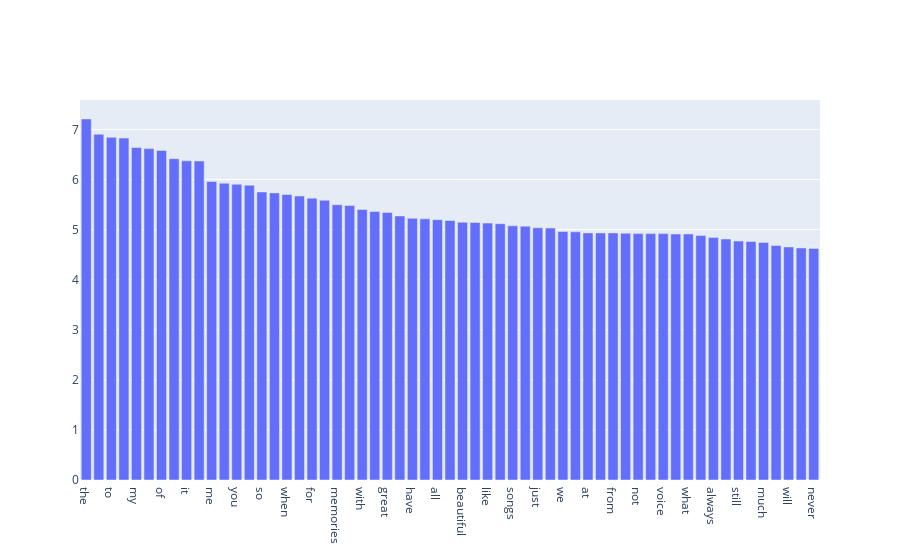

The code cell stored with this chart in its notebook:
### Code cell
# take log of original frequency
import math
term_frequencies_log = [math.log(i) for i in term_sums]
x = [terms[i] for i in range(len(term_frequencies_log)) if term_frequencies[i] >100]
y = [term_frequencies_log[i] for i in range(len(term_frequencies_log)) if term_frequencies[i] > 100]
xy_sorted = sorted(zip(x, y), key=lambda item: item[1], reverse = 1)
x, y = zip(*xy_sorted)
fig = go.Figure(data=[go.Bar(x=x, y=y)])

fig.update_layout()
fig.show()

### Figure 1 — Plotly figure (JSON) as saved in the notebook; plotly's stock layout.template omitted (floating-point values rounded to 4 significant figures)
{"data": [{"type": "bar", "x": ["the", "this", "to", "and", "my", "song", "of", "in", "it", "was", "me", "is", "you", "that", "so", "love", "when", "back", "for", "music", "memories", "on", "with", "time", "great", "but", "have", "years", "all", "he", "beautiful", "as", "like", "one", "songs", "old", "just", "her", "we", "she", "at", "be", "from", "good", "not", "now", "voice", "can", "what", "remember", "always", "his", "still", "they", "much", "brings", "will", "are", "never"], "y": [7.209, 6.905, 6.843, 6.828, 6.64, 6.617, 6.582, 6.417, 6.373, 6.37, 5.961, 5.927, 5.905, 5.886, 5.753, 5.733, 5.7, 5.67, 5.628, 5.587, 5.497, 5.481, 5.403, 5.361, 5.342, 5.273, 5.226, 5.215, 5.198, 5.182, 5.147, 5.142, 5.13, 5.118, 5.075, 5.069, 5.037, 5.03, 4.963, 4.956, 4.934, 4.934, 4.934, 4.927, 4.92, 4.92, 4.92, 4.913, 4.913, 4.883, 4.844, 4.812, 4.771, 4.762, 4.745, 4.682, 4.654, 4.635, 4.625]}], "layout": {}}
